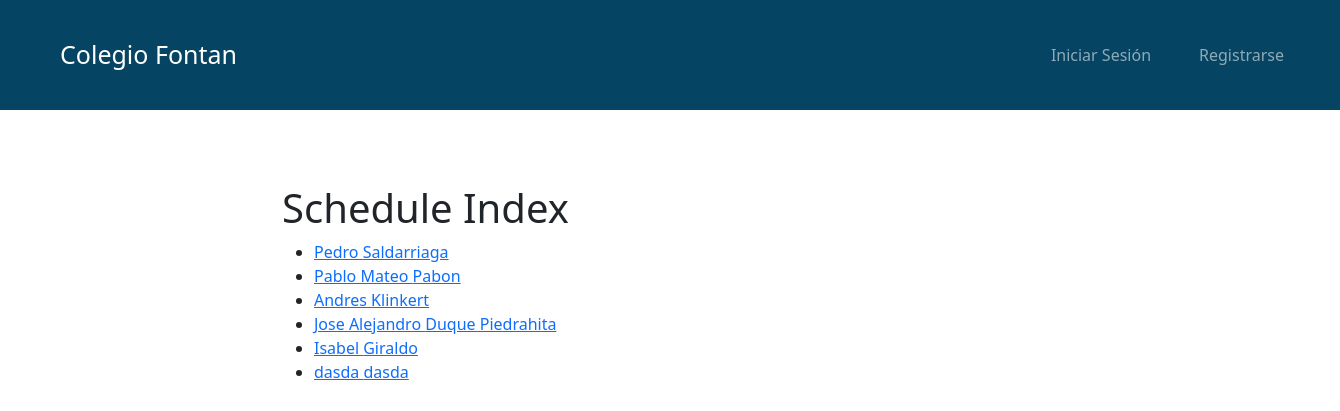
The app's page /schedules/ with its own data.
### students/models.py (models this page shows, shortened)
class Student(models.Model):
    student_id = models.AutoField(primary_key=True)
    name = models.CharField(max_length=100)
    lastname = models.CharField(max_length=100)
    id_number = models.IntegerField(unique=True)
    autonomy_level = models.IntegerField(
        choices=[  # Cambiar los valores a enteros
            (1, 'Nivel 1'),
            (2, 'Nivel 2'),
            (3, 'Nivel 3'),
        ],
        default=1,  # Si no se especifica, por defecto se asigna "Nivel 1"
    )
    extended_vacation = models.BooleanField(default=False)
    grade = models.IntegerField(  # Cambiar los valores a enteros
        choices=[
            (1, '1'),
            (2, '2'),
            (3, '3'),
            (4, '4'),
            (5, '5'),
            (6, '6'),
            (7, '7'),
            (8, '8'),
            (9, '9'),
            (10, '10'),
            (11, '11'),  # Cambiar 'once' a 11 para que sea numérico
        ],
        default=1,  # Por defecto se asigna "Primero"
    )
    workshop = models.ForeignKey('workshops.Workshop', on_delete=models.SET_NULL, null=True, blank=True)

### schedules/views.py (the view)
# urls.py: path('', views.schedule_index, name='schedule_index'),
def schedule_index(request):
    students = Student.objects.all()
    return render(request, 'schedules/schedule_index.html', {'students': students})

### schedules/templates/schedules/schedule_index.html
{% extends 'base.html' %}
{% block content %}
<h1>Schedule Index</h1>
<ul>
    {% for student in students %}
        <li>
            <a href="{% url 'student_schedule' student.student_id %}">{{ student.name }} {{ student.lastname }}</a>
        </li>
    {% empty %}
        <li>No students found.</li>
    {% endfor %}
</ul>
{% endblock %}

### records on screen
Student: name "Pedro", lastname "Saldarriaga"
Student: name "Pablo Mateo", lastname "Pabon"
Student: name "Andres", lastname "Klinkert"
Student: name "Jose Alejandro", lastname "Duque Piedrahita"
Student: name "Isabel", lastname "Giraldo"
Student: name "dasda", lastname "dasda"
